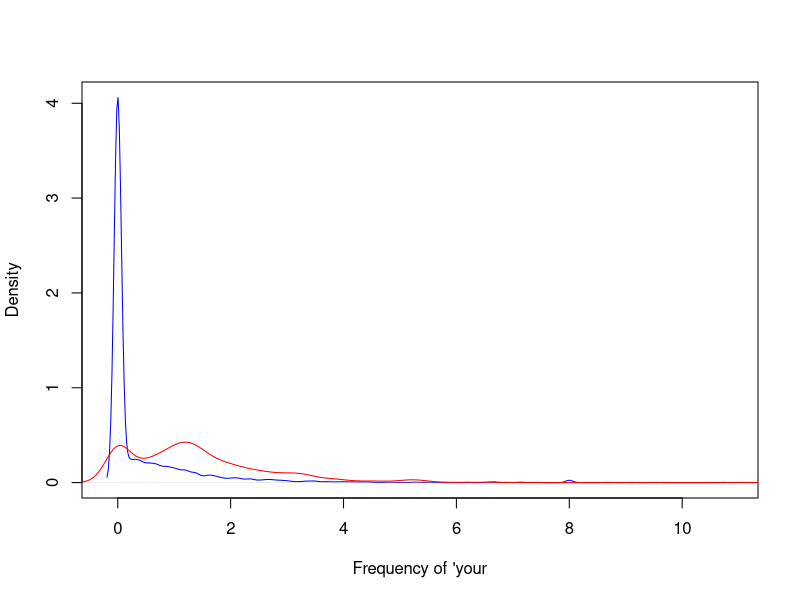
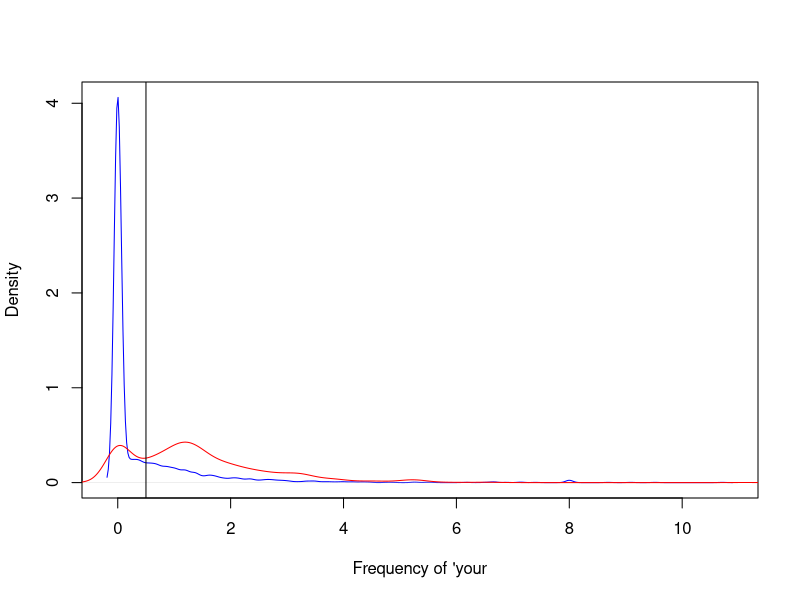
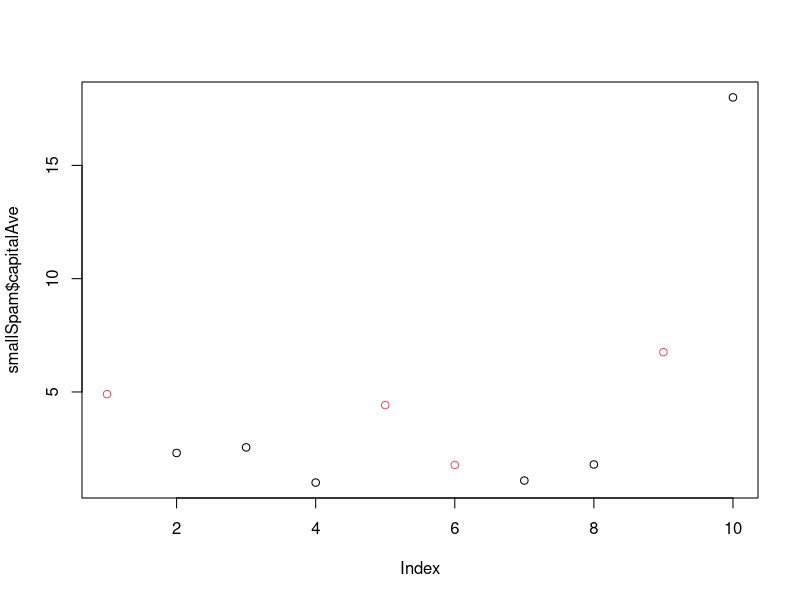

Write the R code that produced these figures, in order.
## ---- chunk 1
install.packages("caret")
## ---- chunk 2
install.packages("kernlab")
library(kernlab)
## ---- chunk 3
data(spam)
head(spam)
## ---- chunk 4
plot(density(spam$your[spam$type == "nonspam"]),
     col = "blue", main = "", xlab = "Frequency of 'your")
lines(density(spam$your[spam$type == "spam"]), col = "red")
## ---- chunk 5
plot(density(spam$your[spam$type == "nonspam"]),
     col = "blue", main = "", xlab = "Frequency of 'your")
lines(density(spam$your[spam$type == "spam"]), col = "red")
abline(v = 0.5, col = "black")
## ---- chunk 6
prediction <- ifelse(spam$your > 0.5, "spam", "nonspam")
#if the freq is above 0.5 mark as spam.. versus the real values table.
table(prediction, spam$type)/length(spam$type)
## ---- chunk 7
library(kernlab); data(spam); set.seed(333)
smallSpam <- spam[sample(dim(spam)[1], size = 10), ]
#10 messages
spamLabel <- (smallSpam$type == "spam")*1 + 1
#whether you see a lot of capital letters
plot(smallSpam$capitalAve, col = spamLabel)
## ---- chunk 8
rule1 <- function(x) {
        prediction <- rep(NA, length(x))
        prediction[x > 2.7] <- "spam"
        prediction[x <2.40] <- "nonspam"
        prediction[(x >= 2.40 & x <= 2.45)] <- "spam"
        prediction[(x > 2.45 & x <= 2.70)] <- "nonspam"
        return(prediction)
}
table(rule1(smallSpam$capitalAve), smallSpam$type)
## ---- chunk 9
rule2 <- function(x) {
        prediction <- rep(NA, length(x))
        prediction[x > 2.80] <- "spam"
        prediction[x <= 2.80] <- "nonspam"
        return(prediction)
}
table(rule2(smallSpam$capitalAve), smallSpam$type)
## ---- chunk 10
table(rule1(spam$capitalAve),spam$type)
table(rule2(spam$capitalAve),spam$type)
mean(rule1(spam$capitalAve)==spam$type)
mean(rule2(spam$capitalAve)==spam$type)
## ---- chunk 11
sum(rule1(spam$capitalAve)==spam$type)
sum(rule2(spam$capitalAve)==spam$type)
#number of times we were right
# 30 more right answers for the simplified rule.
